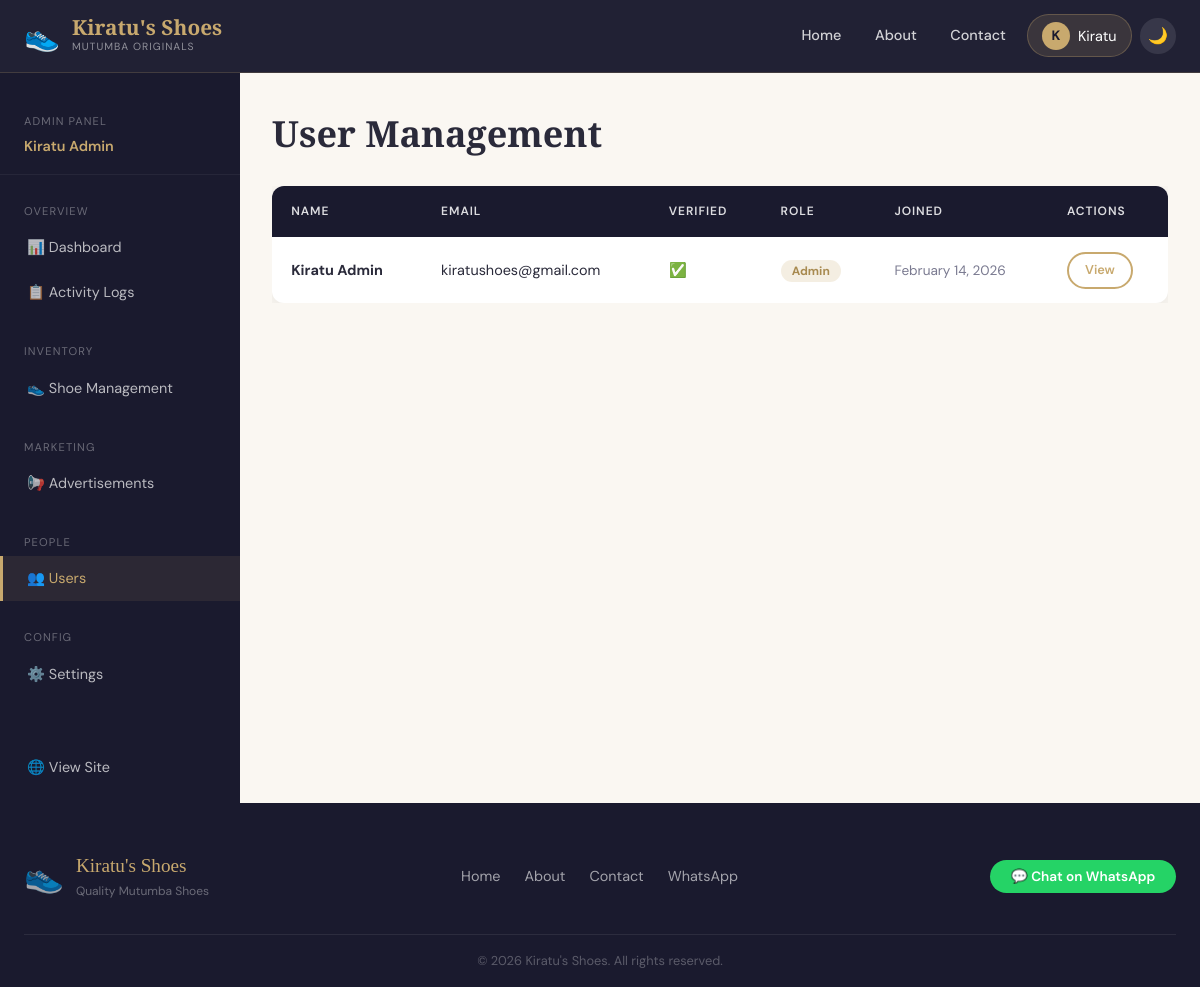
Page /admin/users (signed in) on the committed database.
### tables this page shows
CREATE TABLE users(
        id INTEGER PRIMARY KEY AUTOINCREMENT,
        first_name TEXT NOT NULL, last_name TEXT NOT NULL,
        email TEXT UNIQUE NOT NULL, password_hash TEXT NOT NULL,
        is_verified INTEGER DEFAULT 0, is_admin INTEGER DEFAULT 0,
        created_at TEXT DEFAULT(datetime('now')));

### app.py (the view)
@app.route('/admin/users')
@admin_req
def admin_users(): return render_template('admin/users.html',users=qdb("SELECT * FROM users ORDER BY created_at DESC"))

### app.py (called while the page is built)
def get_db():
    if 'db' not in g:
        g.db = sqlite3.connect(app.config['DATABASE'])
        g.db.row_factory = sqlite3.Row
        g.db.execute("PRAGMA foreign_keys=ON")
    return g.db

def qdb(sql, args=(), one=False, commit=False):
    db = get_db()
    cur = db.execute(sql, args)
    if commit:
        db.commit()
        return cur.lastrowid
    rv = cur.fetchall()
    return (rv[0] if rv else None) if one else rv

def get_settings():
    s=qdb("SELECT * FROM app_settings LIMIT 1",one=True)
    if not s:
        qdb("INSERT INTO app_settings(id) VALUES(1)",commit=True)
        s=qdb("SELECT * FROM app_settings LIMIT 1",one=True)
    return s

def cur_user():
    uid=session.get('user_id')
    return qdb("SELECT * FROM users WHERE id=?", (uid,),one=True) if uid else None

def pdt(v):
    if not v: return datetime.utcnow()
    if isinstance(v,datetime): return v
    for f in ('%Y-%m-%d %H:%M:%S','%Y-%m-%dT%H:%M:%S'):
        try: return datetime.strptime(str(v),f)
        except: pass
    return datetime.utcnow()

def admin_req(f):
    @wraps(f)
    def d(*a,**k):
        u=cur_user()
        if not u or not u['is_admin']: flash('Admin required.','danger'); return redirect(url_for('home'))
        return f(*a,**k)
    return d

@app.context_processor
def ctx():
    settings=get_settings()
    ads=qdb("SELECT * FROM ads WHERE is_active=1 ORDER BY created_at DESC")
    return dict(current_user=cur_user(),settings=settings,theme=request.cookies.get('theme','light'),
        active_ads=ads,is_new_shoe=is_new,pdt=pdt)

@app.template_filter('fmtd')
def fmtd(v): return pdt(v).strftime('%B %d, %Y')

### templates/admin/users.html (shortened to what this page needs)
{% extends "admin/base.html" %}
{% block admin_content %}
<h2 style="font-family:'Playfair Display',serif;margin-bottom:1.5rem;">User Management</h2>
<div class="table-wrap">
    <table>
        <thead>
            <tr>
                <th>Name</th>
                <th>Email</th>
                <th>Verified</th>
                <th>Role</th>
                <th>Joined</th>
                <th>Actions</th>
            </tr>
        </thead>
        <tbody>
            {% for user in users %}
            <tr>
                <td><strong>{{ user['first_name'] ~ ' ' ~ user['last_name'] }}</strong></td>
                <td>{{ user['email'] }}</td>
                <td>
                    {% if user['is_verified'] %}
                    <span style="color:var(--success);">✅</span>
                    {% else %}
                    <span style="color:var(--danger);">❌</span>
                    {% endif %}
                </td>
                <td>
                    {% if user['is_admin'] %}
                    <span style="background:rgba(200,169,110,0.2);color:var(--gold-dark);padding:0.2rem 0.7rem;border-radius:50px;font-size:0.75rem;font-weight:700;">Admin</span>
                    {% else %}
                    <span style="background:rgba(52,152,219,0.15);color:#2980b9;padding:0.2rem 0.7rem;border-radius:50px;font-size:0.75rem;">User</span>
                    {% endif %}
                </td>
                <td style="color:var(--text-muted);font-size:0.85rem;">{{ user['created_at']|fmtd }}</td>
                <td>
                    <div class="d-flex gap-1 flex-wrap">
                        <a href="{{ url_for('admin_user_detail', uid=user['id']) }}" class="btn btn-sm btn-outline-gold">View</a>
                    </div>
                </td>
            </tr>
            {% endfor %}
        </tbody>
    </table>
</div>
{% endblock %}

### templates/admin/base.html (shortened to what this page needs)
{% extends "base.html" %}
{% block content %}
<div class="admin-layout">
    <aside class="admin-sidebar">
        <div style="padding:1rem 1.5rem;border-bottom:1px solid rgba(255,255,255,0.05);">
            <div style="font-size:0.7rem;color:rgba(255,255,255,0.35);text-transform:uppercase;letter-spacing:0.1em;">Admin Panel</div>
            <div style="font-size:0.9rem;color:var(--gold);font-weight:600;margin-top:0.25rem;">{{ current_user['first_name'] ~ ' ' ~ current_user['last_name'] }}</div>
        </div>
        <div class="sidebar-title">Overview</div>
        <a href="{{ url_for('admin_dashboard') }}" class="sidebar-link {% if request.endpoint == 'admin_dashboard' %}active{% endif %}">📊 Dashboard</a>
        <a href="{{ url_for('admin_logs') }}" class="sidebar-link {% if request.endpoint == 'admin_logs' %}active{% endif %}">📋 Activity Logs</a>
        <div class="sidebar-title">Inventory</div>
        <a href="{{ url_for('admin_shoes') }}" class="sidebar-link {% if request.endpoint in ['admin_shoes','admin_add_shoe'] %}active{% endif %}">👟 Shoe Management</a>
        <div class="sidebar-title">Marketing</div>
        <a href="{{ url_for('admin_ads') }}" class="sidebar-link {% if request.endpoint == 'admin_ads' %}active{% endif %}">📢 Advertisements</a>
        <div class="sidebar-title">People</div>
        <a href="{{ url_for('admin_users') }}" class="sidebar-link {% if request.endpoint in ['admin_users','admin_user_detail'] %}active{% endif %}">👥 Users</a>
        <div class="sidebar-title">Config</div>
        <a href="{{ url_for('admin_settings') }}" class="sidebar-link {% if request.endpoint == 'admin_settings' %}active{% endif %}">⚙️ Settings</a>
        <div class="sidebar-title" style="margin-top:2rem;"></div>
        <a href="{{ url_for('home') }}" class="sidebar-link">🌐 View Site</a>
        <a href="{{ url_for('logout') }}" class="sidebar-link" style="color:rgba(231,76,60,0.8);">🚪 Logout</a>
    </aside>
    <div class="admin-content">
        {% block admin_content %}{% endblock %}
    </div>
</div>
{% endblock %}

### templates/base.html (shortened to what this page needs)
<!DOCTYPE html>
<html lang="en" data-theme="{{ theme }}">
<head>
    <link rel="stylesheet" href="{{ url_for('static', filename='css/style.css') }}">
</head>
<body>
<nav class="navbar">
    <div class="nav-inner">
        <a href="{{ url_for('home') }}" class="brand">
            <span class="brand-icon">👟</span>
            <div>
                <div class="brand-name">Kiratu's Shoes</div>
                <div class="brand-tagline">Mutumba Originals</div>
            </div>
        </a>
        <div class="nav-links">
            <a href="{{ url_for('home') }}" class="nav-link {% if request.endpoint == 'home' %}active{% endif %}">Home</a>
            <a href="{{ url_for('about') }}" class="nav-link {% if request.endpoint == 'about' %}active{% endif %}">About</a>
            <a href="{{ url_for('contact') }}" class="nav-link {% if request.endpoint == 'contact' %}active{% endif %}">Contact</a>
            {% if current_user %}
                <div class="nav-dropdown">
                    <button class="nav-user-btn">
                        <span class="user-avatar">{{ current_user['first_name'][0] }}</span>
                        {{ current_user['first_name'] }}
                    </button>
                </div>
            {% else %}
                <a href="{{ url_for('login') }}" class="btn btn-outline-gold">Login</a>
                <a href="{{ url_for('register') }}" class="btn btn-gold">Register</a>
            {% endif %}
            <button class="theme-toggle" onclick="toggleTheme()" title="Toggle theme">
                {% if theme == 'dark' %}☀️{% else %}🌙{% endif %}
            </button>
        </div>
    </div>
</nav>
<main>
    {% block content %}{% endblock %}
</main>
<footer class="footer">
    <div class="footer-inner">
        <div class="footer-brand">
            <span style="font-size:2rem">👟</span>
            <div>
                <div class="footer-name">Kiratu's Shoes</div>
                <div class="footer-sub">Quality Mutumba Shoes</div>
            </div>
        </div>
        <div class="footer-links">
            <a href="{{ url_for('home') }}">Home</a>
            <a href="{{ url_for('about') }}">About</a>
            <a href="{{ url_for('contact') }}">Contact</a>
            <a href="{{ settings['whatsapp_link'] }}" target="_blank" rel="noopener">WhatsApp</a>
        </div>
        <div class="footer-whatsapp">
            <a href="{{ settings['whatsapp_link'] }}" target="_blank" rel="noopener" class="btn-whatsapp-footer">
                💬 Chat on WhatsApp
            </a>
        </div>
    </div>
    <div class="footer-bottom">
        <p>&copy; {{ 2026 }} Kiratu's Shoes. All rights reserved.</p>
    </div>
</footer>
</body>
</html>

### rows in the picture
users: first_name "K", first_name "Kiratu", first_name+last_name "Kiratu Admin", email "kiratushoes@gmail.com", is_admin "Admin", created_at|fmtd "February 14, 2026"

### other values in the picture
{{ 2026 }} "2026"
